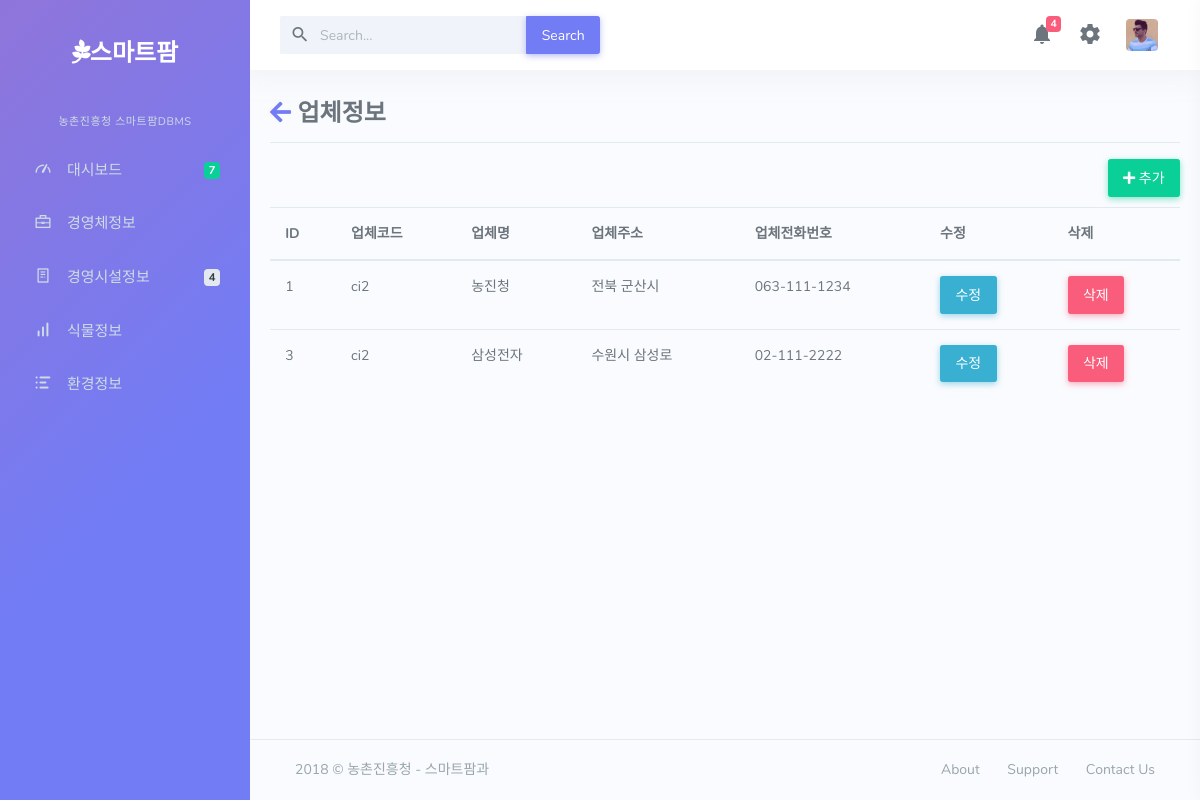
Screenshot of /ci with the database file from the repository.
### dashboard/models.py (models this page shows, shortened)
class com_infor(models.Model):
	CI_CODE=models.CharField(max_length=10)
	CI_NAME=models.CharField(max_length=30)
	CI_ADDR=models.CharField(max_length=100)
	CI_PHONE=models.CharField(max_length=13)

### dashboard/views.py (the view)
# urls.py: url(r'^ci$',views.ci,name='ci'),
def ci(request):
	ds=com_infor.objects.all()
	return render(request,"farm/ci.html",{"ds":ds})

### dashboard/templates/farm/ci.html (shortened to what this page needs)
{% extends 'farm/base.html' %}
{% block content %}
{% load staticfiles %}
	<link href="{% static 'farm/css/e1.css' %}" rel="stylesheet">
	<link href="https://use.fontawesome.com/releases/v5.0.7/css/all.css" rel="stylesheet">
	<div class=tg>
		<h3><a href="{% url 'elist' %}"><i class="fas fa-arrow-left"></i></a> 업체정보</h3>
		<hr>
		<a href="{% url 'ci_update' %}"><button class="btn btn-success"><i class="fas fa-plus"></i> 추가</button></a>
		<table class="table table-hover">
		  <thead>
		    <tr>
		      <th scope="col">ID</th>
		      <th scope="col">업체코드</th>
		      <th scope="col">업체명</th>
		      <th scope="col">업체주소</th>
		      <th scope="col">업체전화번호</th>
		      <th scope="col">수정</th>
		      <th scope="col">삭제</th>
		    </tr>
		  </thead>
		  <tbody>
		{% for i in ds %}
			<tr>
				<td>{{i.id}}</td>
				<td>{{i.CI_CODE}}</td>
				<td>{{i.CI_NAME}}</td>
				<td>{{i.CI_ADDR}}</td>
				<td>{{i.CI_PHONE}}</td>
				<td><a href="{% url 'ci_update' %}?id={{i.id}}"><button class="btn btn-info">수정</button></a></td>
				<td><button class="btn btn-danger" data-toggle="modal" data-target="#delmodal{{i.id}}">삭제</button></td>
			</tr>
		{% endfor %}
		</tbody>
		</table>
	</div>
{% endblock %}

### dashboard/static/farm/css/e1.css (style rules this page uses)
.tg { width: 100%; margin-top:30px; }
.btn-success { float:right; margin-bottom: 10px; }

### rows the page displays
com_infor: id "1", CI_CODE "ci2", CI_NAME "농진청", CI_ADDR "전북 군산시", CI_PHONE "063-111-1234"
com_infor: id "3", CI_CODE "ci2", CI_NAME "삼성전자", CI_ADDR "수원시 삼성로", CI_PHONE "02-111-2222"
